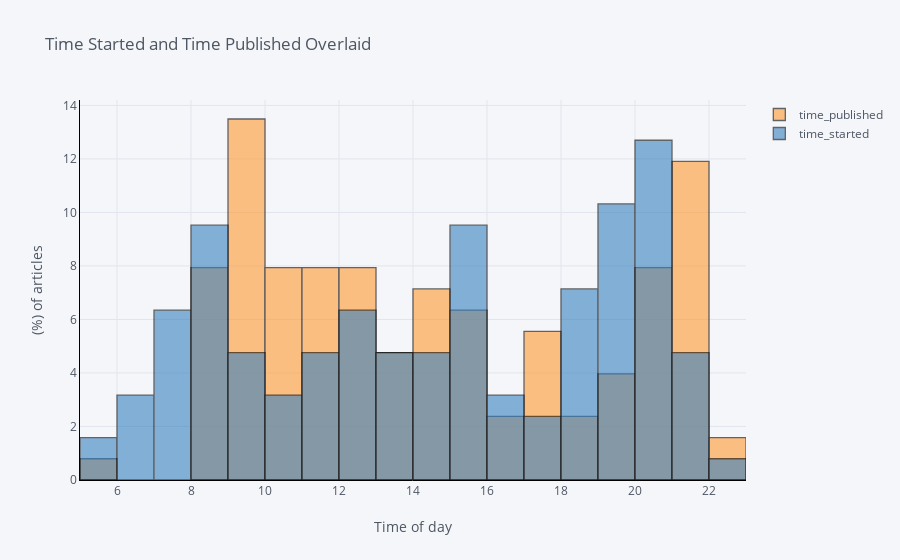

The code cell stored with this chart in its notebook:
### Markdown cell above
А иногда хочется, чтобы распределении не строились рядом друг с другом, а строились одно поверх другого (с перекрытием). За это отвечает аргумент *barmode* которому надо присвоить значение overlay.

### Code cell
df[['time_published', 'time_started']].iplot(
    kind='hist',
    bins=24,
    linecolor='black',
    opacity=0.6,
    histnorm='percent',
    barmode='overlay',
    xTitle='Time of day',
    yTitle='(%) of articles',
    title='Time Started and Time Published Overlaid')

### Figure 1 — Plotly figure (JSON) as saved in the notebook; plotly's stock layout.template omitted (floating-point values rounded to 4 significant figures)
{"data": [{"histfunc": "count", "histnorm": "percent", "marker": {"color": "rgba(255, 153, 51, 1.0)", "line": {"color": "#000000", "width": 1.3}}, "name": "time_published", "nbinsx": 24, "opacity": 0.6, "orientation": "v", "type": "histogram", "x": [14.42, 22.03, 12.92, 9.133, 8.85, 21.15, 17.9, 21.28, 17.83, 14.35, 14.4, 12.97, 12.97, 19.97, 15.28, 17.05, 14.03, 17.1, 15.15, 15.07, 10.33, 11.33, 11.37, 18.85, 13.75, 20.25, 20.62, 9.75, 16.97, 21.82, 20.8, 9.85, 15.4, 19.7, 8.917, 15.5, 20.27, 14.37, 18.45, 20.28, 8.667, 11.68, 9.433, 9.2, 9.15, 22.48, 18.95, 11.45, 12.82, 9.55, 11.17, 16.27, 10.48, 9.783, 12.73, 8.6, 14.2, 20.63, 13.52, 13.57, 15.45, 11.07, 12.55, 9.567, 9.8, 14.27, 11.65, 10.02, 20.58, 10.2, 8.433, 8.55, 11.07, 8.95, 9.583, 9.067, 5.883, 14.72, 19.82, 9.8, 9.85, 19.13, 12.73, 17.45, 9.433, 10.52, 17.92, 10.43, 13.68, 21.07, 13.17, 12.52, 10.43, 15.53, 20.73, 21.5, 10.23, 10.28, 9, 8.583, 21.9, 19.95, 13.42, 10.38, 11.83, 16.27, 14.68, 21.27, 12.65, 21.05, 20.07, 20.38, 15.47, 21.37, 21.4, 21.42, 21.43, 21.43, 21.45, 8, 12.52, 11.6, 17.88, 8.25, 9.483, 21.07]}, {"histfunc": "count", "histnorm": "percent", "marker": {"color": "rgba(55, 128, 191, 1.0)", "line": {"color": "#000000", "width": 1.3}}, "name": "time_started", "nbinsx": 24, "opacity": 0.6, "orientation": "v", "type": "histogram", "x": [14.4, 22.03, 12, 18.35, 20.3, 19.12, 11.52, 20.82, 9.1, 20.07, 15.23, 11.33, 13.03, 6.967, 12.62, 15.78, 20.72, 15.3, 14.02, 13.55, 6.1, 15.18, 19.47, 18.78, 18.8, 21.63, 13.3, 20.73, 17.38, 12.43, 8.75, 8.067, 10.7, 18.27, 7.267, 18.45, 15.78, 21.08, 19.8, 18.37, 20.53, 7.6, 20.63, 7.817, 20.63, 7.3, 8.25, 19.1, 7.783, 20.63, 14.53, 12.37, 12.67, 12.37, 21.35, 9.55, 20.1, 9.967, 19.95, 11.03, 13.03, 19.45, 13.63, 13.98, 9.6, 12.13, 18.18, 6.85, 18.2, 16.28, 10.92, 16, 19.12, 19.93, 7.033, 11.18, 20.47, 15.3, 19.02, 12.02, 9.217, 8.667, 20.02, 15.45, 14.9, 5.467, 10.85, 20.07, 14.35, 19.87, 5.05, 16.35, 6.983, 20.22, 21.15, 8.4, 15.68, 15.28, 10.38, 11.3, 20.2, 17.12, 17.78, 15.72, 21.28, 19.85, 19.85, 19.17, 7.867, 18.8, 8.717, 15.43, 14.75, 8.25, 8.367, 8.283, 8.333, 8.317, 8.35, 7.333, 15.48, 11.68, 16.93, 20.15, 9.95, 21.6]}], "layout": {"barmode": "overlay", "legend": {"bgcolor": "#F5F6F9", "font": {"color": "#4D5663"}}, "paper_bgcolor": "#F5F6F9", "plot_bgcolor": "#F5F6F9", "title": {"font": {"color": "#4D5663"}, "text": "Time Started and Time Published Overlaid"}, "xaxis": {"gridcolor": "#E1E5ED", "linecolor": "black", "showgrid": true, "tickfont": {"color": "#4D5663"}, "title": {"font": {"color": "#4D5663"}, "text": "Time of day"}, "zerolinecolor": "#E1E5ED"}, "yaxis": {"gridcolor": "#E1E5ED", "linecolor": "black", "showgrid": true, "tickfont": {"color": "#4D5663"}, "title": {"font": {"color": "#4D5663"}, "text": "(%) of articles"}, "zerolinecolor": "#E1E5ED"}}}
